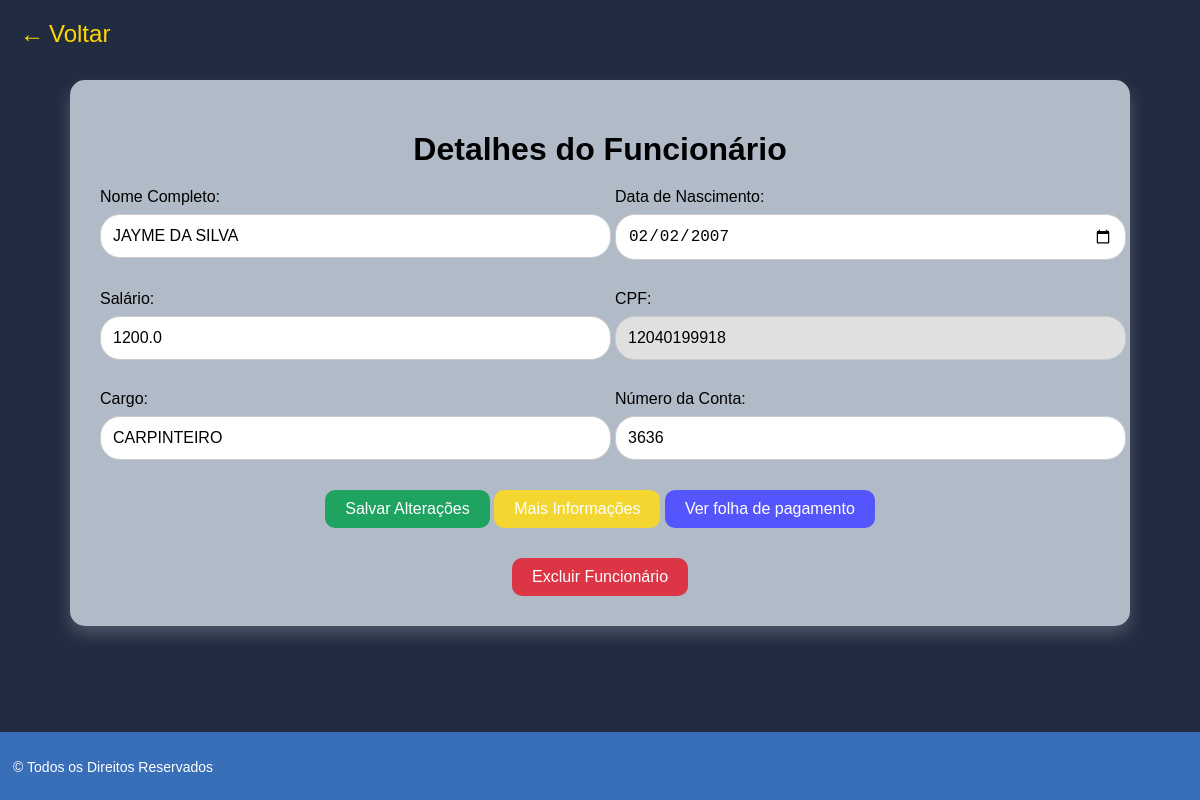
The page /funcionario/21 on the database its author committed.
### tables this page shows
CREATE TABLE funcionarios (
            id INTEGER PRIMARY KEY AUTOINCREMENT,
            nome_completo TEXT NOT NULL,
            data_nascimento TEXT NOT NULL,
            salario REAL NOT NULL,
            cpf TEXT UNIQUE NOT NULL,
            cargo TEXT NOT NULL,
            numero_conta TEXT NOT NULL
        , horas_trabalhadas REAL DEFAULT 0, vale_transporte REAL DEFAULT 0, irrf REAL DEFAULT 0, inss REAL DEFAULT 0, vale_alimentacao REAL DEFAULT 0, horas_extras REAL DEFAULT 0);

### app.py (the view, shortened to what this page needs)
@app.route('/funcionario/<int:id>', methods=['GET', 'POST'])
def visualizar_funcionario(id):
    conn = sqlite3.connect('payzen.db')
    conn.row_factory = sqlite3.Row
    cursor = conn.cursor()
    cursor.execute('SELECT * FROM funcionarios WHERE id = ?', (id,))
    funcionario = cursor.fetchone()
    if not funcionario:
        conn.close()
        return "Funcionário não encontrado", 404
    conn.close()
    return render_template('visualizar_funcionario.html', funcionario=funcionario)

### templates/visualizar_funcionario.html (shortened to what this page needs)
<!DOCTYPE html>
<html lang="pt-br">
<head>
    <link rel="stylesheet" href="{{ url_for('static', filename='style_visualizar.css') }}">
</head>
<a href="{{ url_for('busca_funcionario') }}" class="voltar-btn">
    <span>&#8592;</span> Voltar
  </a>
<body>
    <div class="container">
        <h1>Detalhes do Funcionário</h1>
        <form action="/funcionario/{{ funcionario['id'] }}" method="post" class="formulario">
            <div class="input-group">
                <label for="nome_completo">Nome Completo:</label>
                <input type="text" name="nome_completo" id="nome_completo" value="{{ funcionario['nome_completo'] }}" required>
            </div>
            <div class="input-group">
                <label for="data_nascimento">Data de Nascimento:</label>
                <input type="date" name="data_nascimento" id="data_nascimento" value="{{ funcionario['data_nascimento'] }}" required>
            </div>
            <div class="input-group">
                <label for="salario">Salário:</label>
                <input type="number" name="salario" id="salario" value="{{ funcionario['salario'] }}" required>
            </div>
            <div class="input-group">
                <label for="cpf">CPF:</label>
                <input type="text" name="cpf" id="cpf" value="{{ funcionario['cpf'] }}" readonly>
            </div>
            <div class="input-group">
                <label for="cargo">Cargo:</label>
                <input type="text" name="cargo" id="cargo" value="{{ funcionario['cargo'] }}" required>
            </div>
            <div class="input-group">
                <label for="numero_conta">Número da Conta:</label>
                <input type="text" name="numero_conta" id="numero_conta" value="{{ funcionario['numero_conta'] }}" required>
            </div>
            <div class="form-buttons">
                <button type="submit" class="btn-salvar">Salvar Alterações</button>
                <button type="button" class="btn" onclick="window.location.href='{{ url_for('mais_informacoes', id=funcionario.id) }}'">
                    Mais Informações
                </button>
                <button class="folha_pagamento_button">
                    <a href="{{ url_for('visualizar_folha_pagamento_funcionario', id=funcionario['id']) }}">Ver folha de pagamento</a>
                </button>
            </div>
        </form>
        <form action="/excluir/{{ funcionario['id'] }}" method="post" class="form-excluir">
            <button type="submit" class="btn-excluir">Excluir Funcionário</button>
        </form>
    </div>
  <footer>
    <p>ㅤ&copy; Todos os Direitos Reservados</p>
</footer>
</body>
</html>

### static/style_visualizar.css (style rules this page uses)
body { background-color: #222c41; font-family: Arial, sans-serif; margin: 0; padding: 0; color: #fff; }
.voltar-btn { position: absolute; top: 20px; left: 20px; color: #FFD700; cursor: pointer; text-decoration: none; font-size: 24px; align-items: center; display: flex; gap: 5px; }
.container { max-width: 1000px; margin: 80px auto; background-color: #b1bac7; padding: 30px; border-radius: 15px; box-shadow: 0 8px 16px rgba(255, 255, 255, 0.2); text-align: center; }
h1 { color: #000; font-size: 2rem; margin-bottom: 20px; }
.formulario { display: grid; grid-template-columns: repeat(2, 1fr); gap: 30px; margin-bottom: 20px; }
.input-group { display: flex; flex-direction: column; align-items: flex-start; width: 100%; }
label { font-size: 1rem; color: #000; margin-bottom: 5px; }
input { width: 100%; padding: 12px; border-radius: 20px; border: 1px solid #ccc; font-size: 1rem; outline: none; }
.input-group label { margin-bottom: 8px; }
input[readonly] { background-color: #e0e0e0; cursor: not-allowed; border-radius: 20px; }
.form-buttons { grid-column: span 2; text-align: center; }
button { padding: 10px 20px; font-size: 1rem; border-radius: 10px; border: none; cursor: pointer; transition: background-color 0.3s ease; }
.btn { background-color: #f3d630; color: #fff; }
.btn-salvar { background-color: #1ea361; color: #fff; }
.btn-excluir { background-color: #dc3545; color: #fff; margin-top: 10px; }
footer { position: relative; margin-top: 50px; width: 100%; background-color: #396eb8; padding: 10px 0; text-align: center; color: white; font-size: 14px; }
.folha_pagamento_button { background-color: rgb(85, 85, 253); color: white; border: none; padding: 10px 20px; cursor: pointer; }
.folha_pagamento_button a { text-decoration: none; color: white; }
footer { position: absolute; bottom: 0; width: 100%; background-color:#396eb8; padding: 10px 0; display: flex; justify-content: space-between; align-items: center; color: white; font-size: 14px; }

### rows shown on the page
funcionarios: nome_completo "JAYME DA SILVA", data_nascimento "02/02/2007", salario "1200.0", cpf "12040199918", cargo "CARPINTEIRO", numero_conta "3636"
